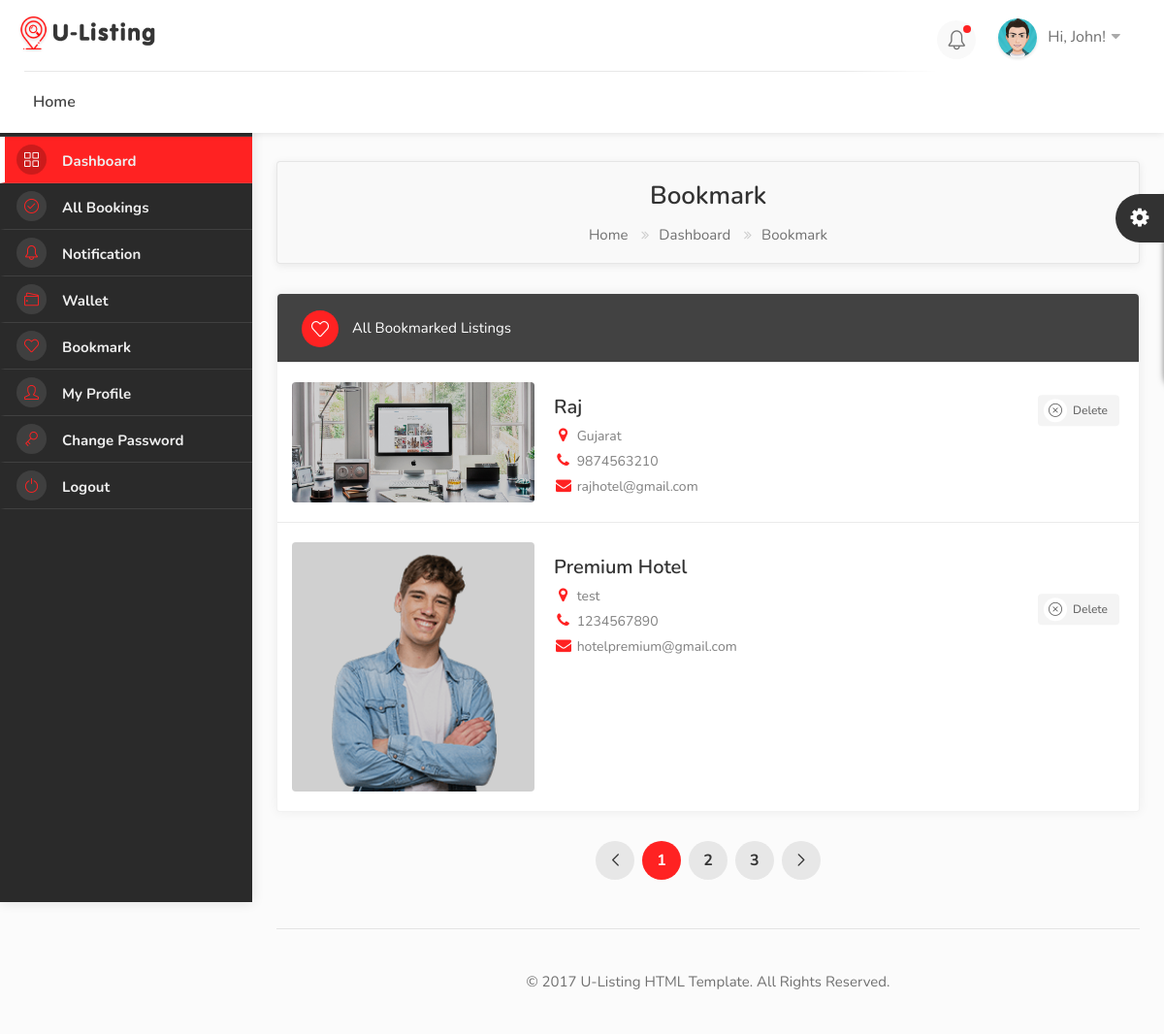
Page /dashboard/bookmark/ (signed in) on the earlier database version.
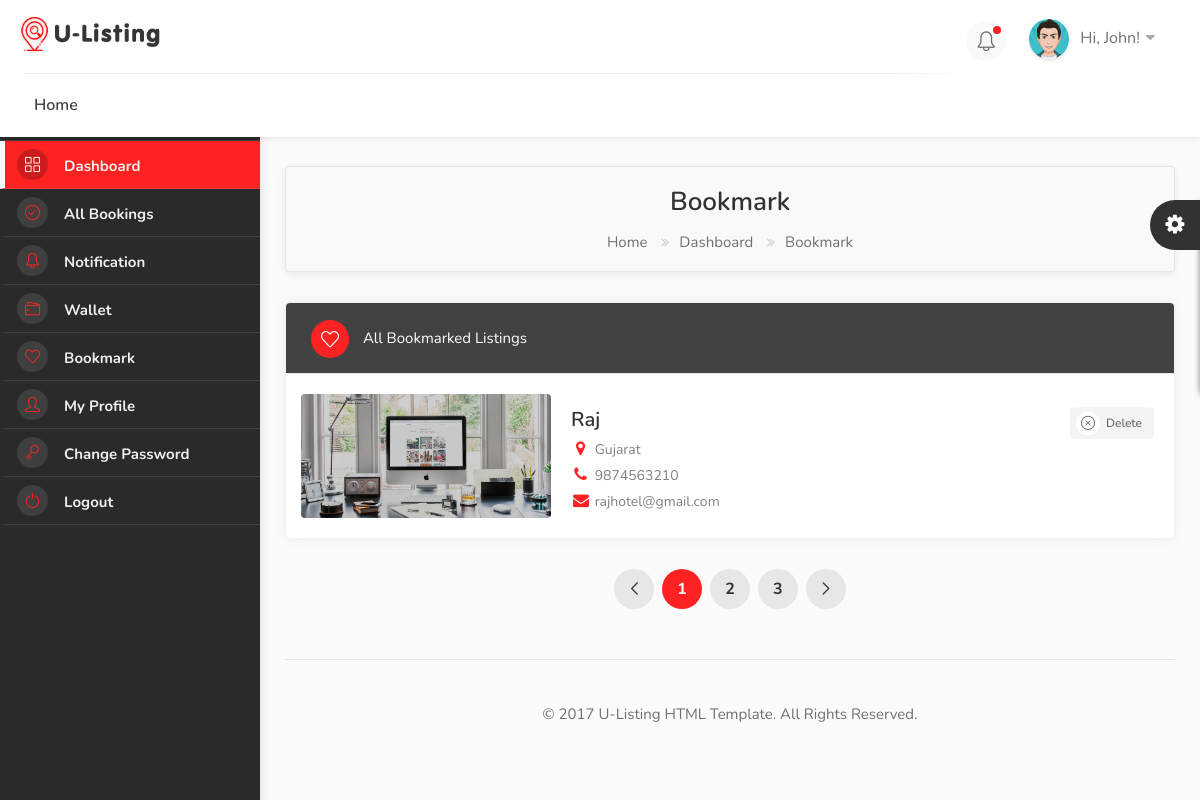
Same page on the later database version.
### hotel/models.py (models this page shows, shortened)
class Bookmark(models.Model):
    user = models.ForeignKey(User, on_delete=models.SET_NULL, null=True, blank=True)
    hotel = models.ForeignKey(Hotel, on_delete=models.SET_NULL, null=True, blank=True)
    bid = ShortUUIDField(unique=True, length=10, max_length=20)
    date =  models.DateTimeField(auto_now_add=True)

class Hotel(models.Model):
    user = models.ForeignKey(User, on_delete=models.SET_NULL, null=True)
    name = models.CharField(max_length=100, null=True, blank=True)
    description = CKEditor5Field(null=True, blank=True, config_name="extends")
    image = models.FileField(upload_to="hotel_gallery")
    address = models.CharField(max_length=200)
    mobile = models.CharField(max_length=200)
    email = models.CharField(max_length=100)
    status = models.CharField(max_length=20, choices=HOTEL_STATUS, default="Live")
    tags = TaggableManager(blank=True)
    views = models.IntegerField(default=0)
    featured = models.BooleanField(default=False)
    hid = ShortUUIDField(unique=True, length=10, max_length=20)
    slug = models.SlugField(unique=True)
    date = models.DateTimeField(auto_now_add=True)
    def hotel_gallery(self):
        return HotelGallery.objects.filter(hotel=self)

### user_dashboard/views.py (the view)
# urls.py: path("bookmark/", views.bookmark, name="bookmark"),
@login_required
def bookmark(request):
    bookmark = Bookmark.objects.filter(user=request.user)
    context = {
        "bookmark": bookmark,
    }
    return render(request, "user_dashboard/bookmark.html", context)

### templates/user_dashboard/bookmark.html (shortened to what this page needs)
{% extends 'partials/dashboard_base.html' %}
{% load static %}
{% block content %}
<div class="utf_dashboard_content">
    <div id="titlebar" class="dashboard_gradient">
        <div class="row">
            <div class="col-md-12">
                <h2>Bookmark</h2>
                <nav id="breadcrumbs">
                    <ul>
                        <li><a href="/">Home</a></li>
                        <li><a href="dashboard.html">Dashboard</a></li>
                        <li>Bookmark</li>
                    </ul>
                </nav>
            </div>
        </div>
    </div>
    <div class="row">
        <div class="col-lg-12 col-md-12">
            <div class="utf_dashboard_list_box margin-top-0">
                <h4><i class="sl sl-icon-heart"></i> All Bookmarked Listings</h4>
                <ul>
                    {% for b in bookmark %}
                    <li>
                        <div class="utf_list_box_listing_item">
                            <div class="utf_list_box_listing_item-img">
                                <a href="#"><img src="{{b.hotel.image.url}}" alt=""></a>
                            </div>
                            <div class="utf_list_box_listing_item_content">
                                <div class="inner">
                                    <h3>{{b.hotel.name}}</h3>
                                    <span><i class="fa fa-map-marker"></i> {{b.hotel.address}}</span>
                                    <span><i class="fa fa-phone"></i> {{b.hotel.mobile}}</span>
                                    <span><i class="fa fa-envelope"></i> {{b.hotel.email}}</span>
                                </div>
                            </div>
                        </div>
                        <div class="buttons-to-right"> <a href="{% url 'user_dashboard:delete_bookmark' b.bid %}" class="button gray"><i class="sl sl-icon-close"></i>
                                Delete</a> </div>
                    </li>
                    {% endfor %}
                </ul>
            </div>
            <div class="utf_pagination_container_part margin-top-30 margin-bottom-30">
                <nav class="pagination">
                    <ul>
                        <li><a href="#"><i class="sl sl-icon-arrow-left"></i></a></li>
                        <li><a href="#" class="current-page">1</a></li>
                        <li><a href="#">2</a></li>
                        <li><a href="#">3</a></li>
                        <li><a href="#"><i class="sl sl-icon-arrow-right"></i></a></li>
                    </ul>
                </nav>
            </div>
        </div>
        <div class="col-md-12">
            <div class="footer_copyright_part">© 2017 U-Listing HTML Template. All Rights Reserved.</div>
        </div>
    </div>
</div>
{% endblock content %}

Differences in the rows shown:
removed Bookmark: hotel.image (picture), hotel.name "Premium Hotel", hotel.address "test", hotel.mobile "1234567890", hotel.email "hotelpremium@gmail.com"
